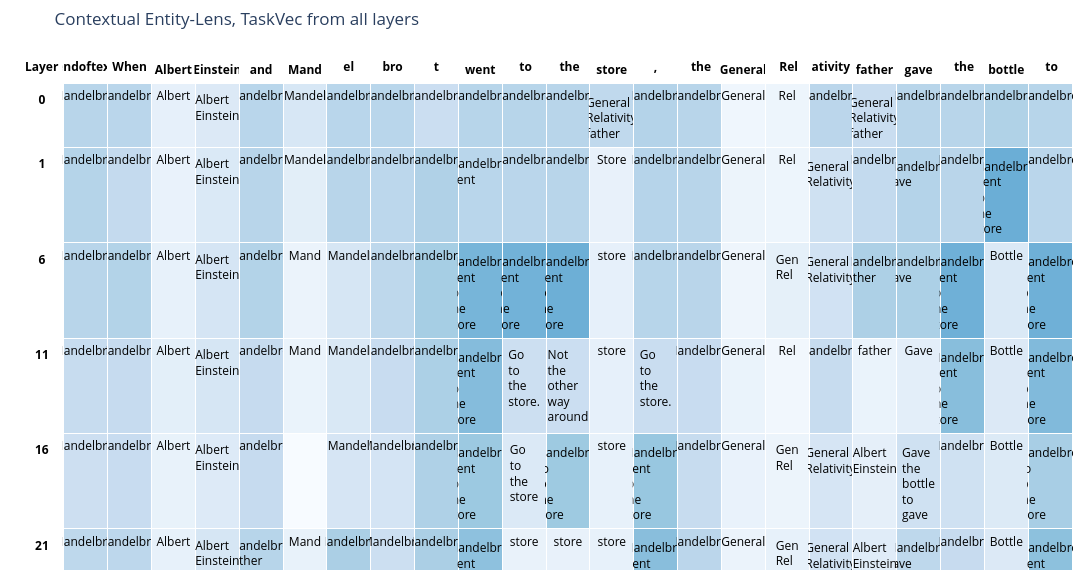

Write notebook code for a chart like this one.
### Code cell
title = f"{'Uncontextual' if not with_context else 'Contextual'} Entity-Lens"
if use_TV_layer is not None:
    suptitle = f", TaskVec from layer {use_TV_layer}"
else:
    suptitle = ", TaskVec from all layers"

fig = create_colored_table(
                        # ppx,
                        log_likelihoods, 
                        
                        strings, 
                        headers=str_tokens, 
                        
                        row_headers= [f"{l+1}" for l in layers],
                        colorscale="blues", 
                        title=title + suptitle,
                        # min_val=0, max_val=max_val
                        )
#save as pdf and show
fig.write_image(f"plots/{title.replace(' ','_')}.pdf")
fig.show()

### Figure 1 — Plotly figure (JSON) as saved in the notebook; plotly's stock layout.template omitted (floating-point values rounded to 4 significant figures; data arrays with more than 128 entries replaced by an {"elided": "..."} marker saying what was removed)
{"data": [{"cells": {"align": "center", "fill": {"color": {"elided": "24x8 str values"}}, "font": {"color": ["black", "black", "black", "black", "black", "black", "black", "black", "black", "black", "black", "black", "black", "black", "black", "black", "black", "black", "black", "black", "black", "black", "black", "black"], "size": 12}, "height": 60, "values": {"elided": "24x8 str values"}}, "header": {"align": "center", "fill": {"color": "white"}, "font": {"color": "black", "size": 12}, "line": {"color": "white"}, "values": ["<b>Layer</b>", "<b><|endoftext|></b>", "<b>When</b>", "<b> Albert</b>", "<b> Einstein</b>", "<b> and</b>", "<b> Mand</b>", "<b>el</b>", "<b>bro</b>", "<b>t</b>", "<b> went</b>", "<b> to</b>", "<b> the</b>", "<b> store</b>", "<b>,</b>", "<b> the</b>", "<b> General</b>", "<b> Rel</b>", "<b>ativity</b>", "<b> father</b>", "<b> gave</b>", "<b> the</b>", "<b> bottle</b>", "<b> to</b>"]}, "type": "table"}], "layout": {"height": 580, "margin": {"b": 10, "l": 20, "r": 20, "t": 50}, "title": {"text": "Contextual Entity-Lens, TaskVec from all layers"}, "width": 2400}}
